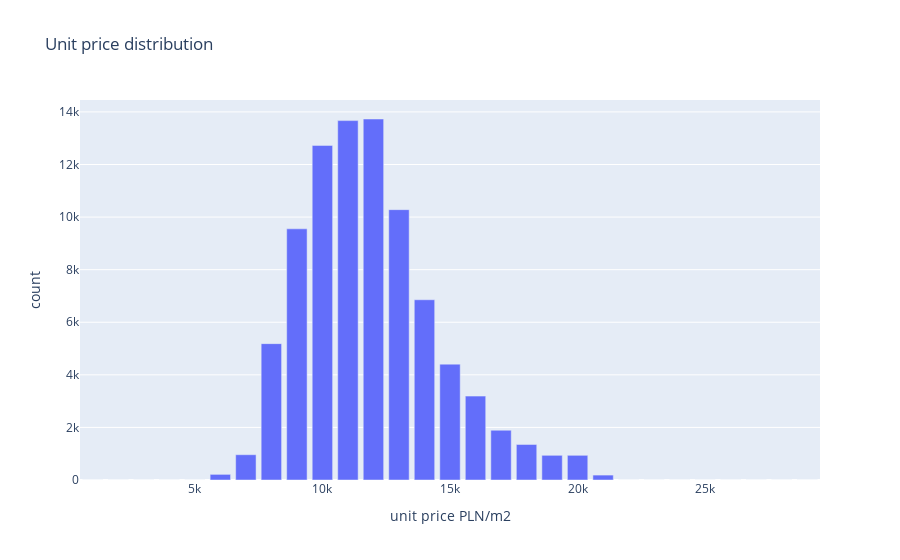

Here is the notebook cell this chart was saved with:
### Markdown cell above
# Selecting best features and splitting data

### Code cell
counts, bins = np.histogram(ml_data.unit_price, bins=range(0, 30000, 1000))
bins = bins[1:]
import plotly.express as px
fig = px.bar(x=bins, y=counts, labels={'x': 'unit price PLN/m2', 'y':'count'}, title = 'Unit price distribution')
fig.show()

### Figure 1 — Plotly figure (JSON) as saved in the notebook; plotly's stock layout.template omitted (floating-point values rounded to 4 significant figures)
{"data": [{"alignmentgroup": "True", "hoverlabel": {"namelength": 0}, "hovertemplate": "unit price PLN/m2=%{x}<br>count=%{y}", "legendgroup": "", "marker": {"color": "#636efa"}, "name": "", "offsetgroup": "", "orientation": "v", "showlegend": false, "textposition": "auto", "type": "bar", "x": [1000, 2000, 3000, 4000, 5000, 6000, 7000, 8000, 9000, 10000, 11000, 12000, 13000, 14000, 15000, 16000, 17000, 18000, 19000, 20000, 21000, 22000, 23000, 24000, 25000, 26000, 27000, 28000, 29000], "xaxis": "x", "y": [0, 0, 0, 0, 0, 214, 962, 5187, 9553, 12727, 13670, 13731, 10283, 6856, 4407, 3191, 1893, 1351, 939, 939, 187, 0, 0, 0, 0, 0, 0, 0, 0], "yaxis": "y"}], "layout": {"barmode": "relative", "legend": {"tracegroupgap": 0}, "title": {"text": "Unit price distribution"}, "xaxis": {"anchor": "y", "domain": [0, 1], "title": {"text": "unit price PLN/m2"}}, "yaxis": {"anchor": "x", "domain": [0, 1], "title": {"text": "count"}}}}
